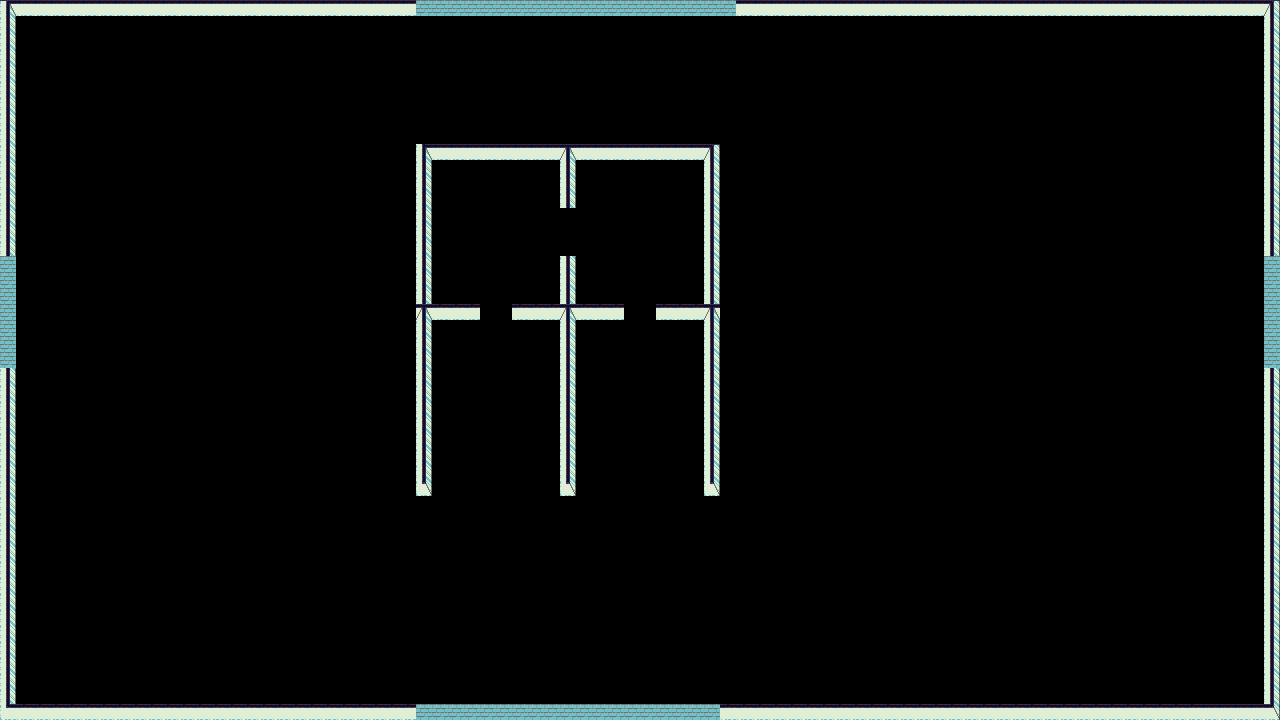

A 2D game scene composited from a Tiled map and its tileset images. What follows is a short description and the map's XML, with each tile layer's data collapsed to a summary:
An orthogonal 80x45 tile map with 16x16 px tiles, 1 tile layer (Tile Layer 1), 2 tilesets and 20 objects (16x wall, 4x door).

<map version="1.5" tiledversion="1.7.0" orientation="orthogonal" renderorder="right-down" width="80" height="45" tilewidth="16" tileheight="16" infinite="0" nextlayerid="5" nextobjectid="35">
 <tileset firstgid="1" name="Wall" tilewidth="16" tileheight="16" tilecount="1020" columns="20">
  <image source="Wall.png" width="320" height="816" />
 </tileset>
 <tileset firstgid="1021" name="Floor" tilewidth="16" tileheight="16" tilecount="819" columns="21">
  <image source="Floor.png" width="336" height="624" />
 </tileset>
 <layer id="1" name="Tile Layer 1" width="80" height="45">
  <data>[3600 cells, 337 non-empty, 11 distinct tile ids]</data>
 </layer>
 <objectgroup id="2" name="Object Layer 1">
  <object id="8" type="wall" x="0" y="368" width="16" height="352" />
  <object id="10" type="wall" x="0" y="0" width="416" height="16" />
  <object id="11" type="wall" x="720" y="704" width="560" height="16" />
  <object id="12" type="wall" x="1264" y="368" width="16" height="352" />
  <object id="14" type="wall" x="416" y="144" width="304" height="16" />
  <object id="15" type="wall" x="560" y="144" width="16" height="64" />
  <object id="16" type="wall" x="704" y="144" width="16" height="352" />
  <object id="17" type="wall" x="656" y="304" width="64" height="16" />
  <object id="18" type="wall" x="560" y="256" width="16" height="240" />
  <object id="19" type="wall" x="512" y="304" width="112" height="16" />
  <object id="20" type="wall" x="416" y="144" width="16" height="352" />
  <object id="22" type="wall" x="416" y="304" width="64" height="16" />
  <object id="23" type="wall" x="0" y="0" width="16" height="256" />
  <object id="25" type="wall" x="1264" y="0" width="16" height="256" />
  <object id="26" type="wall" x="0" y="704" width="416" height="16" />
  <object id="27" type="wall" x="720" y="0" width="560" height="16" />
  <object id="28" type="door" x="416" y="704" width="304" height="16" />
  <object id="31" type="door" x="416" y="0" width="304" height="16" />
  <object id="32" type="door" x="0" y="256" width="16" height="112" />
  <object id="34" type="door" x="1264" y="256" width="16" height="112" />
 </objectgroup>
</map>
